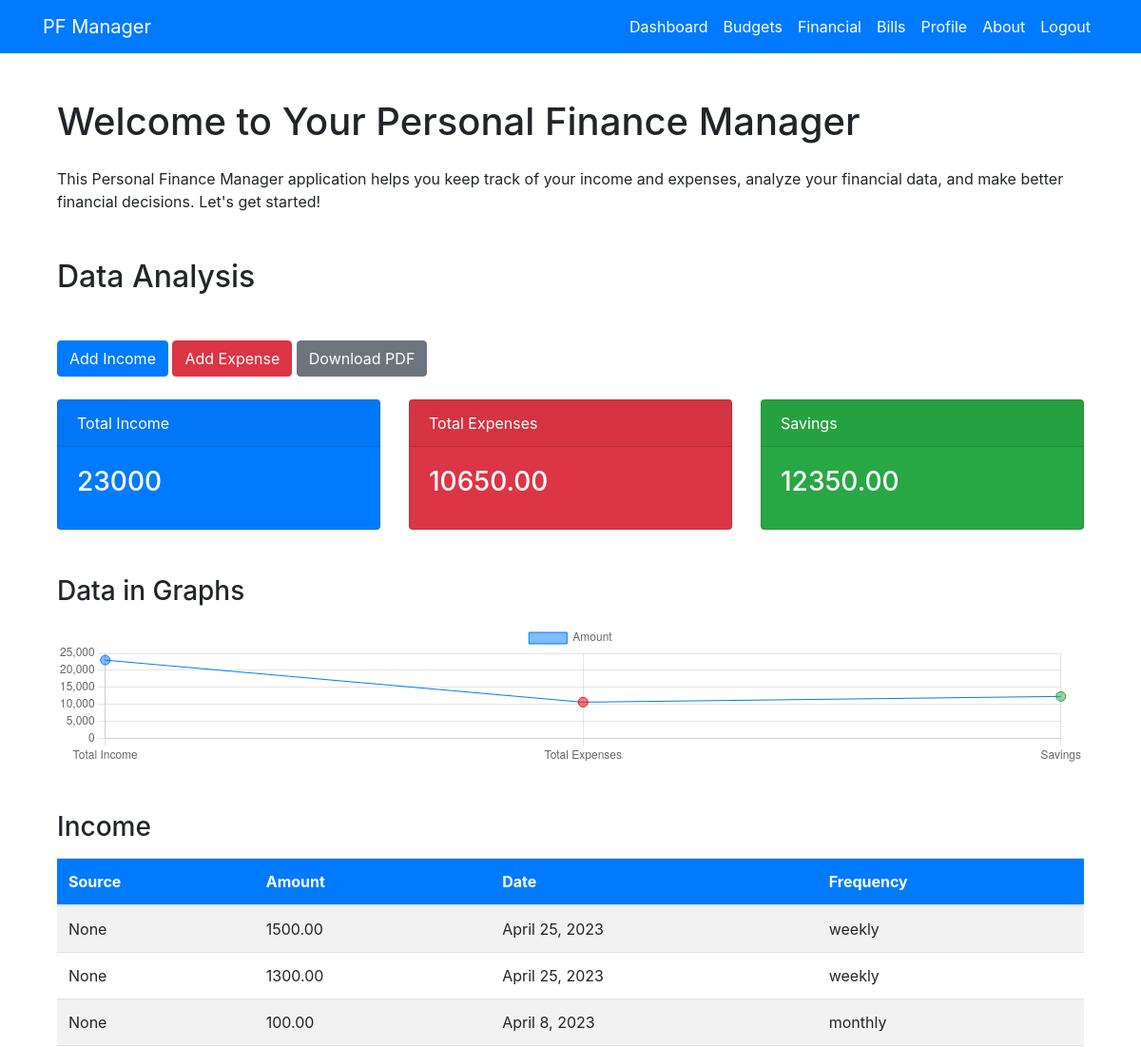
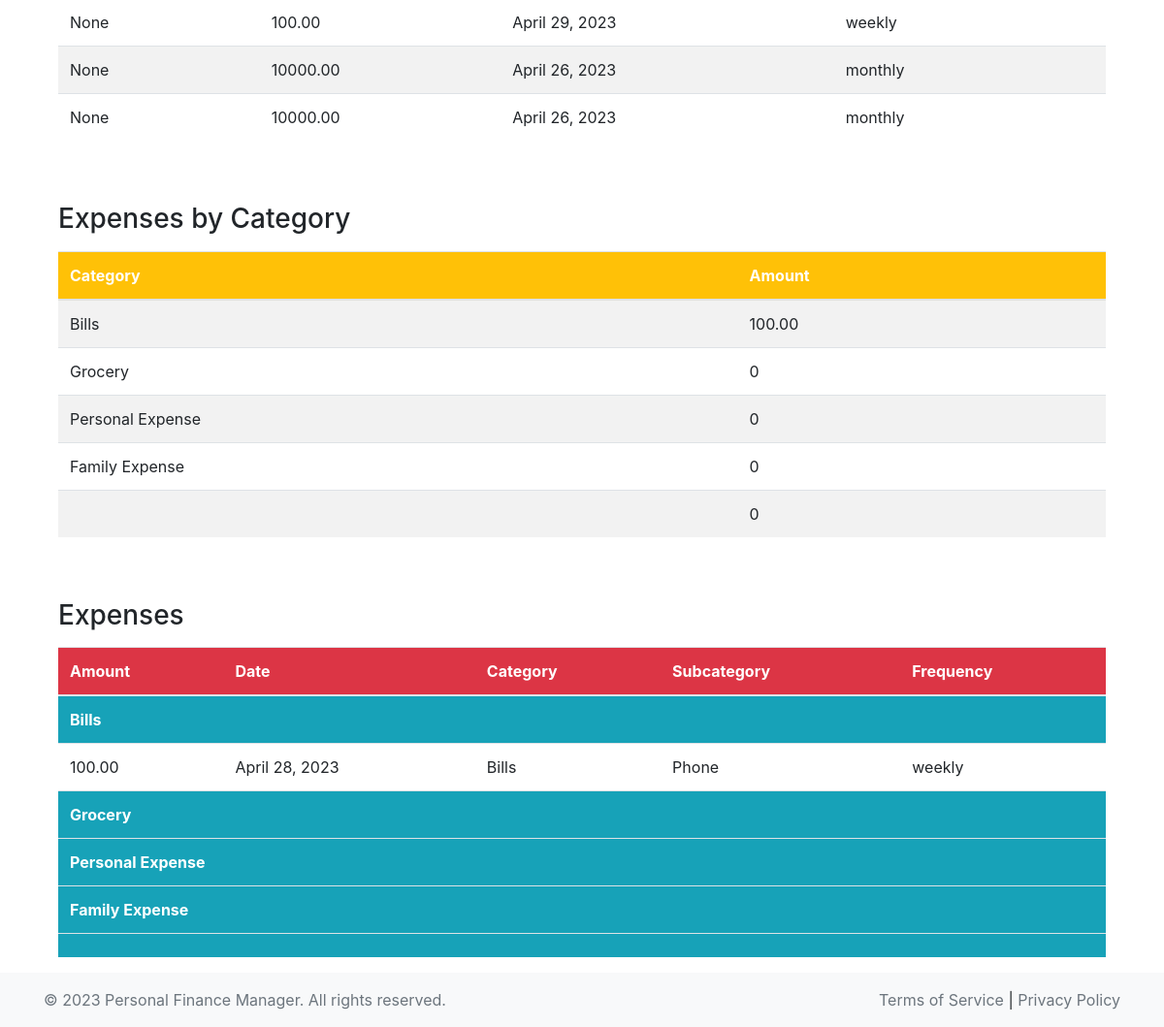
The app's page /data_analysis/ (signed in), older data (2 pictures, top to bottom).
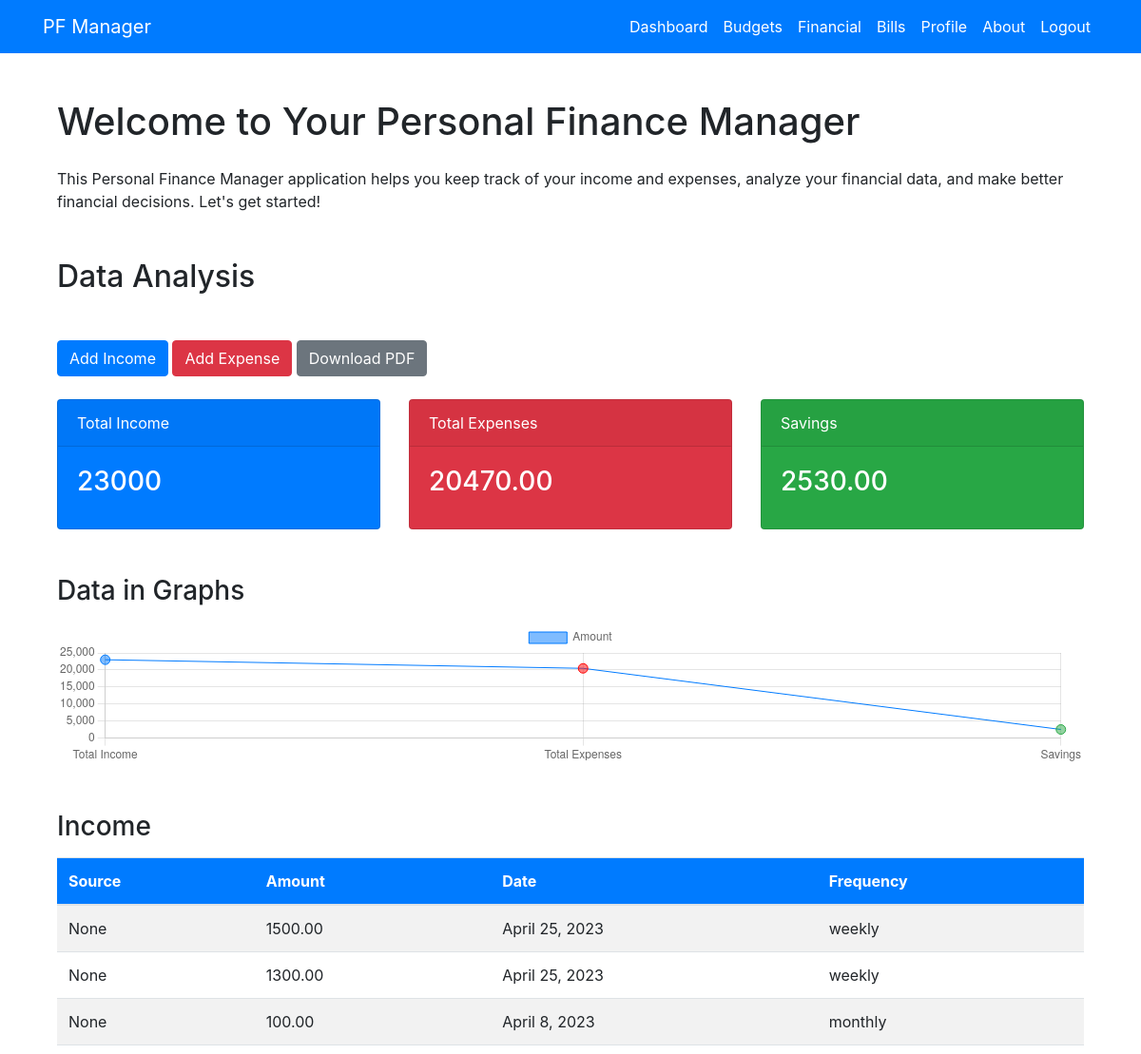
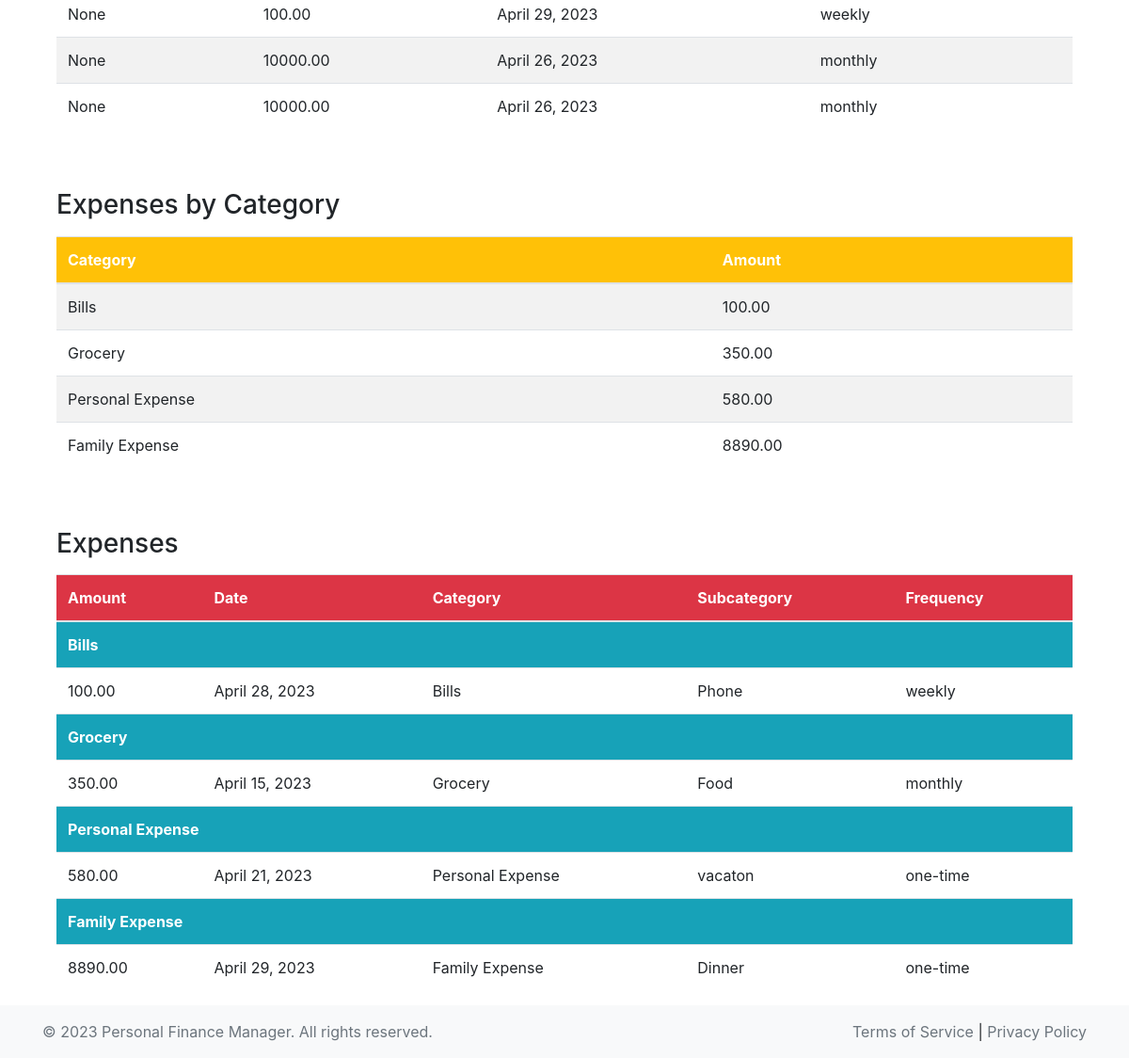
The same page, newer data (2 pictures, top to bottom).
### money/models.py (models this page shows, shortened)
class Income(models.Model):
    user = models.ForeignKey(User, on_delete=models.CASCADE)
    source = models.CharField(max_length=255, null=True)
    amount = models.DecimalField(max_digits=10, decimal_places=2)
    date = models.DateField()
    frequency = models.CharField(max_length=255)

class Category(models.Model):
    name = models.CharField(max_length=255)

class Expense(models.Model):
    user = models.ForeignKey(User, on_delete=models.CASCADE)
    amount = models.DecimalField(max_digits=10, decimal_places=2)
    date = models.DateField()
    category = models.ForeignKey(Category, on_delete=models.SET_NULL, null=True)
    subcategory = models.ForeignKey(Subcategory, on_delete=models.SET_NULL, null=True)
    description = models.CharField(max_length=200, null=True)
    frequency = models.CharField(max_length=50)

### money/views.py (the view)
# urls.py: path('data_analysis/', views.data_analysis, name='data_analysis'),
def data_analysis(request):
    if not request.user.is_authenticated:
        return redirect('login')
    context = get_analysis_data(request.user)
    return render(request, 'money/data_analysis.html', context)

### money/templates/money/data_analysis.html (shortened to what the changed rows need)
{% extends 'money/base.html' %}
{% block content %}
<div class="container">
  <div class="row">
    <div class="col-md-12">
      <h1 class="mb-4">Welcome to Your Personal Finance Manager</h1>
    </div>
  </div>
  <h2 class="mb-5">Data Analysis</h2>
  <div class="row">
    <div class="col-md-4">
      <div class="card text-white bg-danger mb-5">
        <div class="card-body">
          <h3 class="card-title">{{ total_expenses }}</h3>
        </div>
      </div>
    </div>
    <div class="col-md-4">
      <div class="card text-white bg-success mb-5">
        <div class="card-body">
          <h3 class="card-title">{{ savings }}</h3>
        </div>
      </div>
    </div>
  </div>
  <div class="row">
    <div class="col-md-12">
      <div class="chart-container">
          <canvas id="barGraph"></canvas>
      </div>
    </div>
  </div>
  <div class="table-responsive">
    <table class="table table-striped">
      <thead class="bg-primary text-white">
        <tr>
          <th scope="col">Source</th>
          <th scope="col">Amount</th>
          <th scope="col">Date</th>
          <th scope="col">Frequency</th>
        </tr>
      </thead>
      <tbody>
        {% for income in income_list %}
        <tr>
          <td>{{ income.source }}</td>
          <td>{{ income.amount }}</td>
          <td>{{ income.date }}</td>
          <td>{{ income.frequency }}</td>
        </tr>
        {% endfor %}
      </tbody>
    </table>
  </div>
  <div class="table-responsive">
    <table class="table table-striped">
      <thead class="bg-warning text-white">
        <tr>
          <th scope="col">Category</th>
          <th scope="col">Amount</th>
        </tr>
      </thead>
      <tbody>
        {% for category in category_list %}
        <tr>
          <td>{{ category.name }}</td>
          <td>{{ category.amount }}</td>
        </tr>
        {% endfor %}
      </tbody>
    </table>
  </div>
<div class="table-responsive">
  <table class="table table-striped">
    <thead class="bg-danger text-white">
      <tr>
        <th scope="col">Amount</th>
        <th scope="col">Date</th>
        <th scope="col">Category</th>
        <th scope="col">Subcategory</th>
        <th scope="col">Frequency</th>
      </tr>
    </thead>
    <tbody>
      {% for category in category_list %}
        <tr class="bg-info text-white">
          <th colspan="5">{{ category.name }}</th>
        </tr>
        {% for expense in expense_list %}
          {% if expense.category__name == category.name %}
            <tr>
              <td>{{ expense.amount }}</td>
              <td>{{ expense.date }}</td>
              <td>{{ expense.category__name }}</td>
              <td>{{ expense.subcategory__name }}</td>
              <td>{{ expense.frequency }}</td>
            </tr>
          {% endif %}
        {% endfor %}
      {% endfor %}
    </tbody>
  </table>
</div>
</div>
<script>
  // Get the canvas element and create a chart context
  const barGraph = document.getElementById('barGraph').getContext('2d');
  // Store the data in a separate object
  const chartData = {
    total_income: Number('{{ total_income }}'),
    total_expenses: Number('{{ total_expenses }}'),
    savings: Number('{{ savings }}')
  };
  // Create the line chart
  const chart = new Chart(barGraph, {
      type: 'line',
      data: {
          labels: ['Total Income', 'Total Expenses', 'Savings'],
          datasets: [{
              label: 'Amount',
              data: [chartData.total_income, chartData.total_expenses, chartData.savings],
              backgroundColor: [
                  'rgba(0, 123, 255, 0.5)', // Blue for Total Income
                  'rgba(255, 0, 0, 0.5)', // Red for Total Expenses
                  'rgba(40, 167, 69, 0.5)' // Green for Savings
              ],
              borderColor: [
                  'rgba(0, 123, 255, 1)', // Blue for Total Income
                  'rgba(255, 0, 0, 1)', // Red for Total Expenses
                  'rgba(40, 167, 69, 1)' // Green for Savings
              ],
              borderWidth: 1,
              fill: false,
              pointRadius: 5
          }]
      },
      options: {
          responsive: true,
          maintainAspectRatio: false,
          scales: {
              y: {
                  beginAtZero: true
              }
          }
      }
  });
</script>
{% endblock %}

Row changes from the older to the newer data that the page shows:
removed Category: amount "0"
computed for Category "Grocery": amount "0" → "350.00"
computed for Category "Personal Expense": amount "0" → "580.00"
computed for Category "Family Expense": amount "0" → "8890.00"
added Expense: amount "350.00", date "April 15, 2023", category__name "Grocery", subcategory__name "Food", frequency "monthly", shown under Category "Grocery"
added Expense: amount "580.00", date "April 21, 2023", category__name "Personal Expense", subcategory__name "vacaton", frequency "one-time", shown under Category "Personal Expense"
added Expense: amount "8890.00", date "April 29, 2023", category__name "Family Expense", subcategory__name "Dinner", frequency "one-time", shown under Category "Family Expense"
Text that changed along with them:
{{ total_expenses }}: "10650.00" → "20470.00"
{{ savings }}: "12350.00" → "2530.00"
chart data {{ total_expenses }}: 10650.00 → 20470.00
chart data {{ savings }}: 12350.00 → 2530.00
